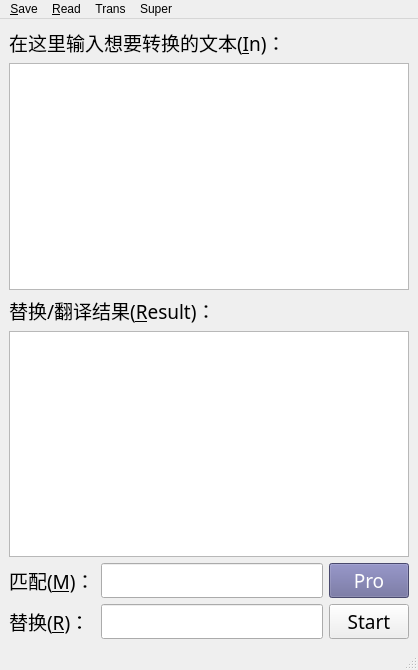
<?xml version="1.0" encoding="UTF-8"?>
<ui version="4.0">
 <class>MainWindow</class>
 <widget class="QMainWindow" name="MainWindow">
  <property name="geometry">
   <rect>
    <x>0</x>
    <y>0</y>
    <width>418</width>
    <height>670</height>
   </rect>
  </property>
  <property name="windowTitle">
   <string>正则计算器 Pro</string>
  </property>
  <widget class="QWidget" name="centralwidget">
   <layout class="QGridLayout" name="gridLayout_2">
    <item row="0" column="0">
     <widget class="QLabel" name="label">
      <property name="font">
       <font>
        <family>微软雅黑 Light</family>
        <pointsize>14</pointsize>
       </font>
      </property>
      <property name="text">
       <string>在这里输入想要转换的文本(&amp;In)：</string>
      </property>
      <property name="buddy">
       <cstring>textGet</cstring>
      </property>
     </widget>
    </item>
    <item row="1" column="0">
     <widget class="QTextEdit" name="textGet">
      <property name="font">
       <font>
        <family>微软雅黑 Light</family>
        <pointsize>14</pointsize>
       </font>
      </property>
     </widget>
    </item>
    <item row="2" column="0">
     <widget class="QLabel" name="label_2">
      <property name="font">
       <font>
        <family>微软雅黑 Light</family>
        <pointsize>14</pointsize>
       </font>
      </property>
      <property name="text">
       <string>替换/翻译结果(&amp;Result)：</string>
      </property>
      <property name="buddy">
       <cstring>textResult</cstring>
      </property>
     </widget>
    </item>
    <item row="3" column="0">
     <widget class="QTextEdit" name="textResult">
      <property name="font">
       <font>
        <family>微软雅黑 Light</family>
        <pointsize>14</pointsize>
       </font>
      </property>
     </widget>
    </item>
    <item row="4" column="0">
     <layout class="QGridLayout" name="gridLayout">
      <item row="0" column="0">
       <widget class="QLabel" name="label_3">
        <property name="font">
         <font>
          <family>微软雅黑 Light</family>
          <pointsize>14</pointsize>
         </font>
        </property>
        <property name="text">
         <string>匹配(&amp;M)：</string>
        </property>
        <property name="buddy">
         <cstring>e1</cstring>
        </property>
       </widget>
      </item>
      <item row="0" column="1">
       <widget class="QLineEdit" name="e1">
        <property name="font">
         <font>
          <family>微软雅黑 Light</family>
          <pointsize>14</pointsize>
         </font>
        </property>
       </widget>
      </item>
      <item row="0" column="2">
       <widget class="QPushButton" name="proBtn">
        <property name="font">
         <font>
          <family>微软雅黑 Light</family>
          <pointsize>14</pointsize>
         </font>
        </property>
        <property name="autoFillBackground">
         <bool>false</bool>
        </property>
        <property name="styleSheet">
         <string notr="true">background:#666699;
color:white;</string>
        </property>
        <property name="text">
         <string>Pro</string>
        </property>
       </widget>
      </item>
      <item row="1" column="0">
       <widget class="QLabel" name="label_4">
        <property name="font">
         <font>
          <family>微软雅黑 Light</family>
          <pointsize>14</pointsize>
         </font>
        </property>
        <property name="text">
         <string>替换(&amp;R)：</string>
        </property>
        <property name="buddy">
         <cstring>e2</cstring>
        </property>
       </widget>
      </item>
      <item row="1" column="1">
       <widget class="QLineEdit" name="e2">
        <property name="font">
         <font>
          <family>微软雅黑 Light</family>
          <pointsize>14</pointsize>
         </font>
        </property>
       </widget>
      </item>
      <item row="1" column="2">
       <widget class="QPushButton" name="startBtn">
        <property name="font">
         <font>
          <family>微软雅黑 Light</family>
          <pointsize>14</pointsize>
         </font>
        </property>
        <property name="text">
         <string>Start</string>
        </property>
       </widget>
      </item>
     </layout>
    </item>
   </layout>
  </widget>
  <widget class="QMenuBar" name="menubar">
   <property name="geometry">
    <rect>
     <x>0</x>
     <y>0</y>
     <width>418</width>
     <height>26</height>
    </rect>
   </property>
   <widget class="QMenu" name="menu_Save">
    <property name="title">
     <string>&amp;Save</string>
    </property>
   </widget>
   <widget class="QMenu" name="menu_Read">
    <property name="title">
     <string>&amp;Read</string>
    </property>
   </widget>
   <widget class="QMenu" name="menuTrans">
    <property name="title">
     <string>Trans</string>
    </property>
   </widget>
   <widget class="QMenu" name="menuSuper">
    <property name="title">
     <string>Super</string>
    </property>
    <addaction name="actionTrans"/>
    <addaction name="actionTrans_2"/>
    <addaction name="actionRegex"/>
    <addaction name="actionCopy"/>
    <addaction name="separator"/>
    <addaction name="action_1"/>
   </widget>
   <addaction name="menu_Save"/>
   <addaction name="menu_Read"/>
   <addaction name="menuTrans"/>
   <addaction name="menuSuper"/>
  </widget>
  <widget class="QStatusBar" name="statusbar"/>
  <action name="actionTrans">
   <property name="text">
    <string>Trans</string>
   </property>
   <property name="shortcut">
    <string>Ctrl+T</string>
   </property>
  </action>
  <action name="actionTrans_2">
   <property name="text">
    <string>Trans +</string>
   </property>
   <property name="shortcut">
    <string>Ctrl+B</string>
   </property>
  </action>
  <action name="actionRegex">
   <property name="text">
    <string>Regex +</string>
   </property>
  </action>
  <action name="actionCopy">
   <property name="text">
    <string>Copy +</string>
   </property>
  </action>
  <action name="action_1">
   <property name="text">
    <string>默认1：文本净化</string>
   </property>
   <property name="shortcut">
    <string>Ctrl+D</string>
   </property>
  </action>
 </widget>
 <resources/>
 <connections/>
</ui>
